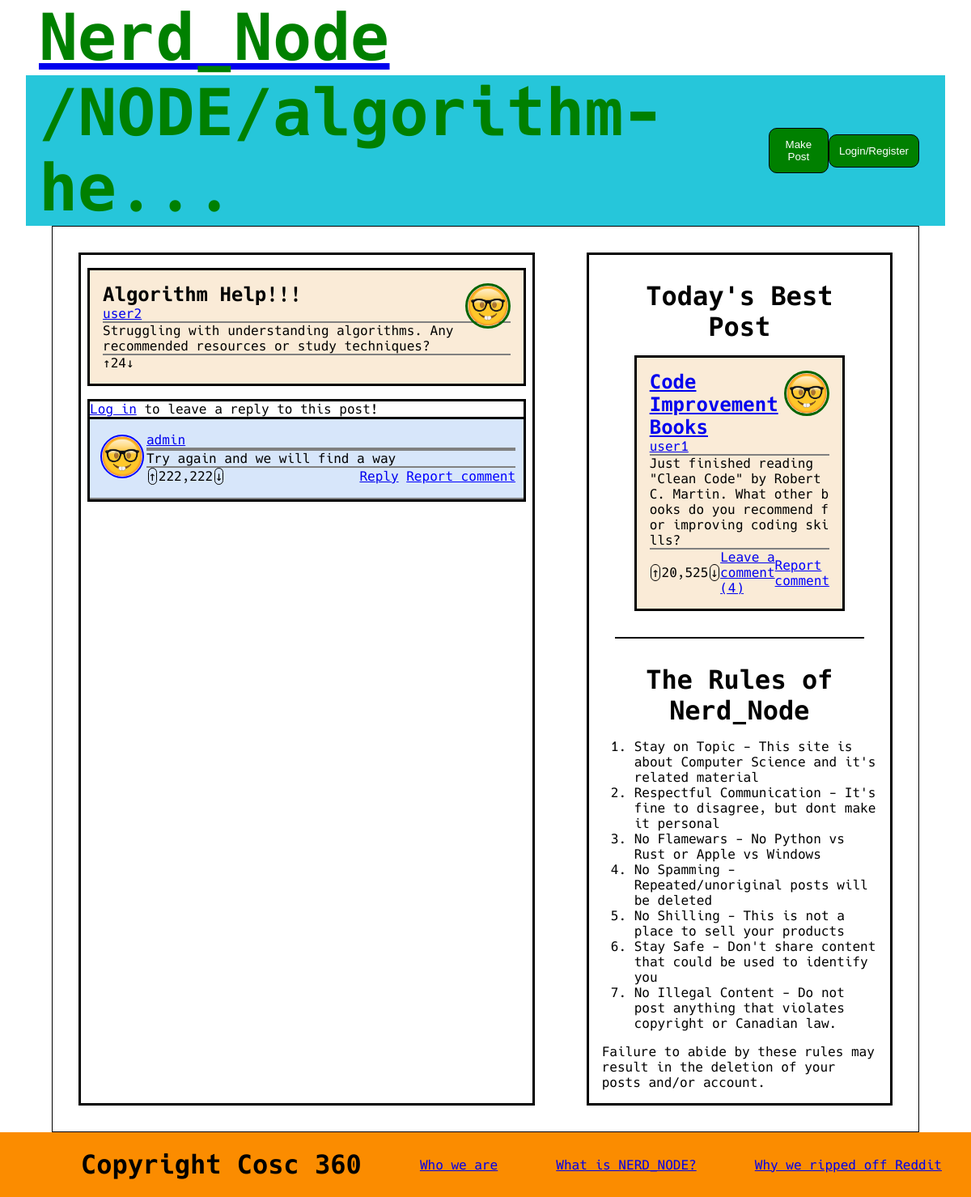
The app's page /node/index.php?title=algorithm-help with its own data.
### tables this page shows
CREATE TABLE post (
	id int AUTO_INCREMENT,
	title varchar(255),    poster int,
    content TEXT(65535),
    likes int,
    reported boolean,
    sku varchar(255),
    PRIMARY KEY (id),
    FOREIGN KEY (poster) REFERENCES siteUser(id) ON DELETE CASCADE
);

CREATE TABLE siteUser (
	id int AUTO_INCREMENT,
	username varchar(255) UNIQUE,
	password varchar(255),
    email varchar(255) UNIQUE,
    profilePicture varchar(255),
    isAdmin boolean,
    isDisabled boolean,
    PRIMARY KEY (id)
);

CREATE TABLE comment (
	id int AUTO_INCREMENT,
    poster int,
	originalPost int,
    parentComment int,
    likes int,
    reported boolean,
    content TEXT(65535),
    PRIMARY KEY (id),
    FOREIGN KEY (poster) REFERENCES siteUser(id),
    FOREIGN KEY (originalPost) REFERENCES post(id) ON DELETE CASCADE,
    FOREIGN KEY (parentComment) REFERENCES comment(id) ON DELETE CASCADE
);

### src/node/loadPost.php (called while the page is built, shortened)
<?php
$host = DBHOST;
$database = DBNAME;
$user = DBUSER;
$pass = DBPASS;
$connection = mysqli_connect($host, $user,$pass, $database, "3306");
$getPost = $connection->prepare("SELECT post.id, post.title, siteUser.username, siteUser.profilePicture, post.sku, post.content, post.likes FROM (post JOIN siteUser ON post.poster = siteUser.id) WHERE post.sku = ?");
$getPost->bind_param("s", $sku);
$getPost->execute();
$result = $getPost->get_result();
$post= [];
while($row = mysqli_fetch_assoc($result)) {
    $post = ['id' => $row['id'],
             'title' => $row['title'],
             'author' => $row['username'],
             'pfp' => $row['profilePicture'],
             'sku' => $row['sku'],
             'content' => $row['content'],
             'likes' => number_format($row['likes'])
    ];
}
$getComments = $connection->prepare("SELECT p1.id AS id, p2.id AS parentId, siteUser.username as username, siteUser.profilePicture AS profilePicture, p1.content AS content, p2.content AS parentContent, p1.likes
FROM (comment AS p1 LEFT JOIN comment AS p2 ON p1.parentComment = p2.id)
     JOIN siteUser ON p1.poster = siteUser.id WHERE p1.originalPost = ?");
$getComments->bind_param("s", $post['id']);
$getComments->execute();
$result = $getComments->get_result();
$comments = array();
?>

### src/components/getBestPost.php (called while the page is built, shortened)
<?php
$host = DBHOST;
$database = DBNAME;
$user = DBUSER;
$pass = DBPASS;
$connection = mysqli_connect($host, $user,$pass, $database, "3306");
$sql = "SELECT post.title, post.id, siteUser.username, siteUser.profilePicture, post.sku, post.content,
               post.likes, COUNT(comment.id) AS comments
        FROM (post JOIN siteUser ON post.poster = siteUser.id)
             LEFT JOIN comment ON comment.originalPost = post.id
        GROUP BY post.id
        ORDER BY likes DESC
        LIMIT 1";
if($result = mysqli_query($connection, $sql)) {
    while($row = mysqli_fetch_assoc($result)) {
        $bestPost = [
            'title' => $row['title'],
            'id' => $row['id'],
            'author' => $row['username'],
            'pfp' => $row['profilePicture'],
            'sku' => $row['sku'],
            'content' => $row['content'],
            'likes' => number_format($row['likes']),
            'commentCount' => $row['comments']
        ];
    }
}
?>

### src/node/index.php (the view, shortened to what this page needs)
<?php
$sku = $_GET['title'];
include_once "loadPost.php";
include_once "renderComments.php";
include_once "../renderProfilePicture.php";
?>
<!DOCTYPE html>
<html lang="en">
    <head>
	    <link rel="stylesheet" href="../public/css/reset.css">
	    <link rel="stylesheet" href="../public/css/home.css">
        <link rel="stylesheet" href="../public/css/node.css">
        <link rel="stylesheet" href="../public/font/hack.css">
    </head>
    <body>
	    <header>
            <?php
            $u =strlen($post["sku"]) >12 ? trim(substr($post["sku"], 0, 12)).'...' : $post["sku"];
            $url = "/NODE/$u";
            include "../components/headerBar.php";
            ?>
        </header>
        <main>
            <div class="center">
                <div class="post">
                    <?php renderProfilePicture($post['author'], $post['pfp']); ?>
                    <h3>
                        <?php echo $post["title"];?>
                    </h3>
                    <p>
                        <?php
                        echo "<a href='".SITEROOT."nerd?username=".$post["author"]."'>".$post["author"]."</a>";
                        ?>
                    </p>
                    <p>
                        <?php echo $post["content"]; ?>
                    </p>
                    <div class="interactionBar">
                        <div> &uarr; </div>
                        <div> <?php echo $post["likes"]; ?> </div>
                        <div> &darr; </div>
                    </div>
                </div>
                <div id="comments">
                    <div id="reply">
                        <?php
                        if(isset($_SESSION["sessionId"])) {
                            include "../components/commentForm.php";
                        } else {
                            echo "<p> <a href='".SITEROOT."login'>Log in</a> to leave a reply to this post!</p>";
                        }
                        ?>
                    </div>
                    <?php
                    if($comments) {
                        foreach($comments as $comment) {
                            renderComment($comment, $sku, isset($_SESSION["isAdmin"]));
                        }
                    } else {
                        echo "<div class=\"comment center\"><p>Be the first to comment!</p></div>";
                    }
                    ?>
                </div>
            </div>
            <?php include "../components/sidebar.php" ?>
	    </main>
        <?php include "../components/footer.php"; ?>
    </body>
</html>

### src/components/headerBar.php (shortened to what this page needs)
<!DOCTYPE html>
<html lang="en">
  <div>
    <a href="<?php echo SITEROOT; ?>">
        <h1>
            Nerd_Node
        </h1>
    </a>
    </div>
    <div class="navbar">
        <h1>
            <?php echo $url ?? '/HOME'; ?>
        </h1>
        <div class="spacer">
        </div>
        <div class="buttonBox">
            <button id="newPost" onclick='location.href = "<?php echo SITEROOT; ?>makePost";'>Make Post</button>
            <?php
            if(isset($_SESSION["sessionId"]) ) {
                echo "<button id='home' onclick='location.href = \"".SITEROOT."nerd?username=".$_SESSION["sessionUsername"]."\";' >".
                     $_SESSION["sessionUsername"]
                    ."</button>";
                if(isset($_SESSION["isAdmin"])) {
                    echo "<button id='home' onclick='location.href = \"".SITEROOT."\admin\"'> View Reports </button>";
                }
                echo "<button id='logout' onclick='location.href = \"".SITEROOT."logout.php\";' >
                      Log out
                  </button>";
            } else {
                echo "<button id='login' onclick='location.href = \"".SITEROOT."login\";' >
                      Login/Register
                  </button>";
            }
            ?>
        </div>
    </div>
</html>

### src/renderProfilePicture.php
<?php
function renderProfilePicture($username, $picture) {
    echo "<img class='pfp' src='".SITEROOT."public/images/profiles/$picture' alt='$username\'s profile picture' width='50' height='50'>";
}
?>

### src/node/renderComments.php (shortened to what this page needs)
<?php
include_once "renderProfilePicture.php";
function renderComment($comment, $op, $isAdmin) {
    $username = $comment['author'];
    echo "<div class=\"comment\">";
    echo "<p>
            <a href='".SITEROOT."nerd?username=".$username."'>".$username."</a>";
    echo "</p>";
    echo"<p>
    </p>
    <p>".$comment['content']."
    </p>
    <div class='interactionBar'>
        <div class='arrow' onclick='upvote(".$comment['id'].", 5)'> &uarr; </div>
    <div id=\"comment-".$comment['id']."\">".$comment['likes']." </div>
        <div class='arrow' onclick='downvote(".$comment['id'].", 2)'> &darr; </div>
    <div class='spacer'> </div>
    <div>
    <a href='".SITEROOT."node?title=".$op."&reply-to=".$comment['id']."' > Reply </a>
    </div>
&ensp;
    <div>";
    if(!$isAdmin)
        echo "<div class='report' id='rep-".$comment['id']."' onclick='report(".$comment['id'].", 2)'> Report comment</div>";
    echo "</div>
    </div>
    </div>";
}
?>

### src/renderPosts.php (shortened to what this page needs)
<?php
include_once "renderProfilePicture.php";
function renderPost($post, $isAdmin) {
    $username = $post['author'];
    $commentText = $post['commentCount'] ? "Leave a comment (".$post['commentCount'].")" : "Be the first to comment";
    echo "<div class=\"post\">";
    echo "<h3>
            <a href='".SITEROOT."node?title=".$post['sku']."'>".$post['title']."</a>
    </h3>
    <p>";
    echo "<a href='".SITEROOT."nerd?username=".$username."'>".$username."</a>
    </p>
    <p>".$post['content']."
    </p>
    <div class='interactionBar'>
        <div class='arrow' onclick='upvote(".$post['id'].", 5)'> &uarr; </div>
        <div id='post-".$post['id']."'>".$post['likes']." </div>
        <div class='arrow' onclick='downvote(".$post['id'].", 2)'> &darr; </div>
        <div>
            <a href='".SITEROOT."node?title=".$post['sku']."'>".$commentText."</a>
        </div>
        <div class='spacer'>
    </div>
    <div>";
    if(!$isAdmin)
        echo "<div class='report' id='rep-".$post['id']."' onclick='report(".$post['id'].", 2)'> Report comment</div>";
    echo"</div>
    </div>
    </div>";
}
?>

### src/public/css/home.css (style rules this page uses)
html { font-family: "Hack"; }
header { padding: 0em 2em; }
header div { padding: 0em 1em; }
.center { flex: 1; }
.center, .sidebar, .post { border: medium solid black; }
.sidebar div { padding:1em; }
.center, .sidebar { margin: 2em 2em; }
main { display: flex; height:auto; min-height:80vh; margin: 0em 4em; }
.post { background-color:antiquewhite; margin:1em 0.5em; padding:1em; }
.post p { border-bottom: 2px solid grey; word-break: break-all; }
.post .interactionBar { display:flex; align-items: center; justify-content: space-evenly; }
.post div { padding: 0em; }
#bestPost .post { max-height: 50%; }
h1 { font-size: 5em; color: green; }
h3 { font-size:1.5em; font-weight:bold; }
.navbar { display:flex; background-color: #26C6DA; }
.spacer { flex:1; }
.buttonBox { width:20%; display: flex; align-items: center; justify-content: space-evenly; }
button { background-color: green; color: white; padding: 0.9em 0.9em 0.9em 0.9em; border-radius: 10px; border: 1px solid black; cursor:pointer; }
main { border: 1px solid black; }
.pfp { border: 3px solid darkgreen; border-radius: 50%; float: right; }
.interactionBar .arrow { border-radius: 10px; margin: 0px 0.1em; border: 1px solid black; cursor:pointer; }
.report { color: blue; text-decoration: underline; cursor:pointer; }

### src/public/css/node.css (style rules this page uses)
#comments { border: medium solid black; margin:1em 0.5em; }
.comment { background-color:#d7e6fa; padding:1em 0.6em; border-bottom: 2px solid grey; }
.comment p { border-bottom: 2px solid grey; word-break: break-all; overflow: hidden; }
.comment .interactionBar { display:flex; align-items: center; justify-content: space-evenly; overflow: hidden; }
.comment div { padding: 0em; overflow: hidden; }
#comments .pfp { border: 2px solid blue; margin: 0.2em; border-radius: 50%; float: left; }
#reply { border-bottom: medium solid black; }

### records on screen
post: sku "/NODE/algorithm-he...", poster.profilePicture (placeholder picture), title "Algorithm Help!!!", poster.username "user2", content "Struggling with understanding algorithms. Any recommended resources or study techniques?", likes "24"
comment: poster.profilePicture (placeholder picture), poster.username "admin", content "Try again and we will find a way", likes "222,222"
post: poster.profilePicture (placeholder picture), title "Code Improvement Books", poster.username "user1", content "Just finished reading \"Clean Code\" by Robert C. Martin. What other books do you recommend for improving coding skills?"

### other values on screen
$post['likes'] "20,525"
$commentText "Leave a comment (4)"
